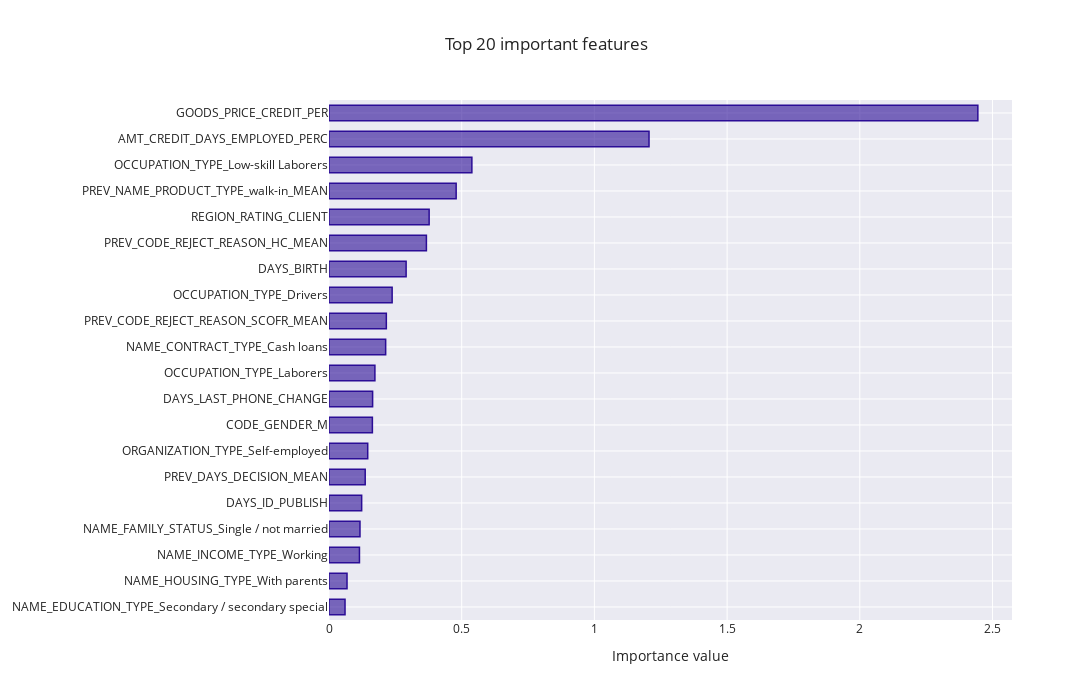

Write notebook code for a chart like this one.
### Code cell
# Feautres importance for model
feature_importance_plot(pipe_under[-1].coef_[0],
                        train,
                        (LOG,run,'Modele/[Under]/')
                       )

### Figure 1 — Plotly figure (JSON) as saved in the notebook; plotly's stock layout.template omitted (floating-point values rounded to 4 significant figures)
{"data": [{"marker": {"color": "rgba(43, 13, 150, 0.6)", "line": {"color": "rgba(43, 13, 150, 1.0)", "width": 1.5}}, "orientation": "h", "type": "bar", "x": [0.06039, 0.06788, 0.1148, 0.1167, 0.123, 0.1364, 0.1459, 0.1634, 0.1643, 0.1729, 0.2135, 0.216, 0.2379, 0.2906, 0.367, 0.3773, 0.4791, 0.5383, 1.206, 2.445], "y": ["NAME_EDUCATION_TYPE_Secondary / secondary special", "NAME_HOUSING_TYPE_With parents", "NAME_INCOME_TYPE_Working", "NAME_FAMILY_STATUS_Single / not married", "DAYS_ID_PUBLISH", "PREV_DAYS_DECISION_MEAN", "ORGANIZATION_TYPE_Self-employed", "CODE_GENDER_M", "DAYS_LAST_PHONE_CHANGE", "OCCUPATION_TYPE_Laborers", "NAME_CONTRACT_TYPE_Cash loans", "PREV_CODE_REJECT_REASON_SCOFR_MEAN", "OCCUPATION_TYPE_Drivers", "DAYS_BIRTH", "PREV_CODE_REJECT_REASON_HC_MEAN", "REGION_RATING_CLIENT", "PREV_NAME_PRODUCT_TYPE_walk-in_MEAN", "OCCUPATION_TYPE_Low-skill Laborers", "AMT_CREDIT_DAYS_EMPLOYED_PERC", "GOODS_PRICE_CREDIT_PER"]}], "layout": {"autosize": false, "bargap": 0.4, "height": 700, "title": {"text": "Top 20 important features"}, "width": 1300, "xaxis": {"autorange": true, "range": [0, 2.574], "title": {"text": "Importance value"}, "type": "linear"}, "yaxis": {"automargin": true, "autorange": true, "range": [-0.5, 19.5], "type": "category"}}}
